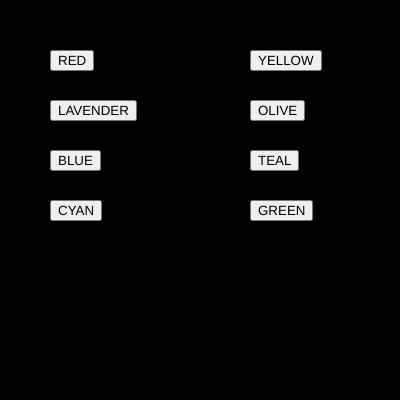
Frame 1 (no input)
Frame 60 (no input): identical to frame 1, image omitted
Frame 120 (the mouse pressed at the canvas centre since frame 60): identical to frame 1, image omitted

The p5.js sketch that drew this single still picture (run headless with seeded random() and noise() and a simulated clock; from frame 60 on, the mouse is pressed at the canvas centre):

// p5.js sketch
// ── sketch.js
var btn_red,btn_yellow,btn_blue,btn_cyan,btn_teal,btn_olive,btn_lavender;
var btn_green;

var r = 0;
var g = 0;
var b = 0;

function setup() {
  createCanvas(400, 400);
  btn_red = createButton("RED");
  btn_red.position(50,50);
  btn_red.mousePressed(r_bg);

btn_yellow = createButton("YELLOW");
  btn_yellow.position(250,50);
  btn_yellow.mousePressed(y_bg);
  
btn_lavender = createButton("LAVENDER");
  btn_lavender.position(50,100);
  btn_lavender.mousePressed(l_bg);

btn_olive = createButton("OLIVE");
  btn_olive.position(250,100);
  btn_olive.mousePressed(o_bg);

btn_blue = createButton("BLUE");
  btn_blue.position(50,150);
  btn_blue.mousePressed(b_bg);

btn_teal = createButton("TEAL");
  btn_teal.position(250,150);
  btn_teal.mousePressed(t_bg);

btn_cyan = createButton("CYAN");
  btn_cyan.position(50,200);
  btn_cyan.mousePressed(c_bg);
  
  btn_green = createButton("GREEN");
  btn_green.position(250,200);
  btn_green.mousePressed(g_bg);
  
}

function draw() {
  background(r,g,b);
}


function r_bg()
{
  r = 255;
  g = 0;
  b =0;
}

function g_bg()
{
  r = 0;
  g = 255;
  b =0;
}
function y_bg()
{
  r = 255;
  g = 255;
  b =0;
}
function l_bg()
{
  r = 229;
  g = 204;
  b =255;
}
function t_bg()
{
  r = 0;
  g = 128;
  b =128;
}
function o_bg()
{
  r = 128;
  g = 128;
  b =0;
}
function c_bg()
{
  r = 0;
  g = 255;
  b =255;
}
function g_bg()
{
  r = 0;
  g = 255;
  b =0;
}
function b_bg()
{
  r = 0;
  g = 0;
  b =255;
}
